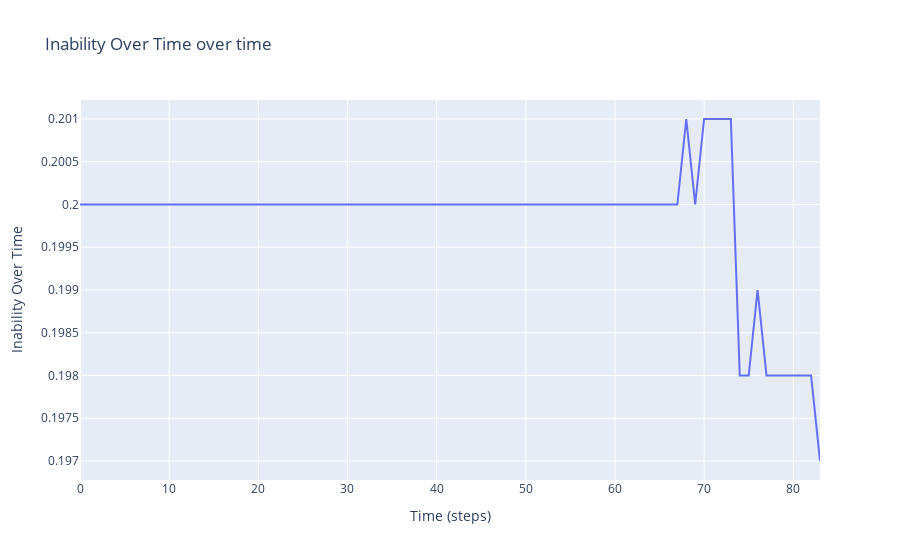
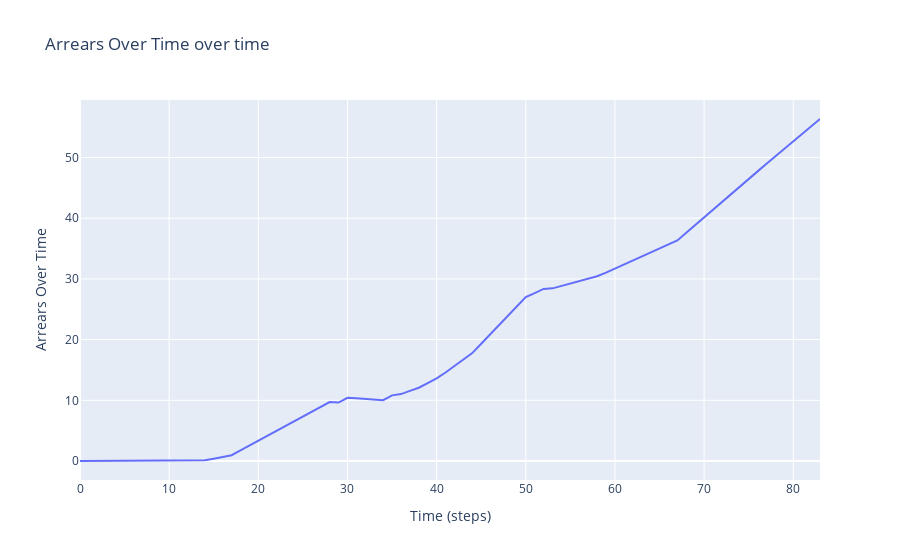
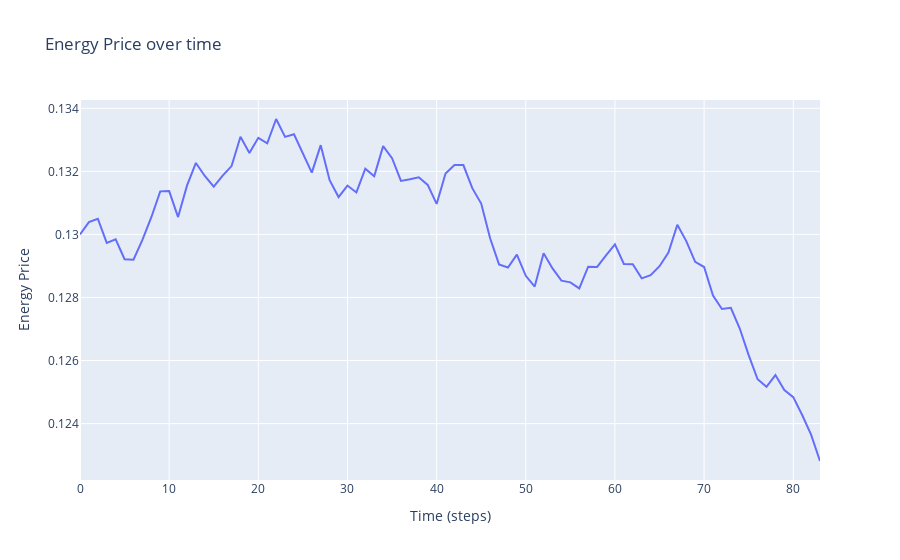
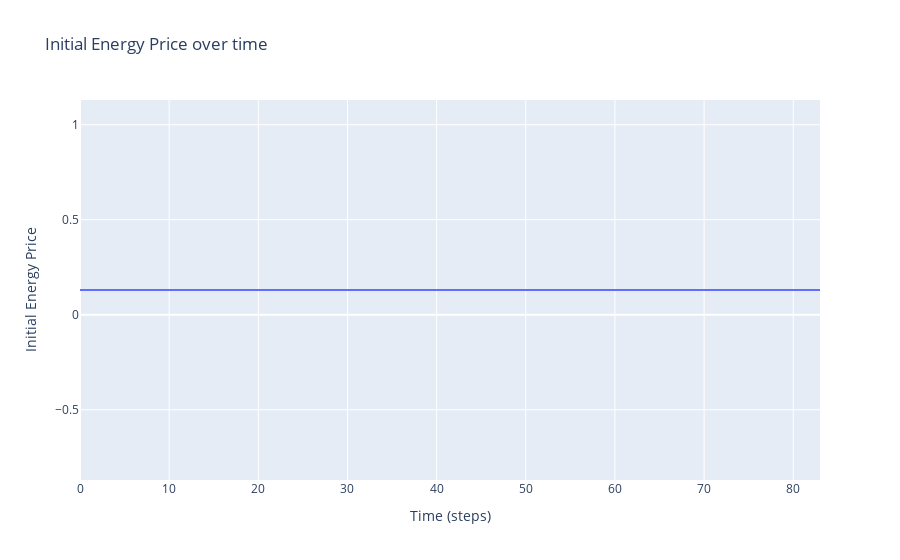

The notebook cell these images were saved under, in order:
### Code cell
import plotly.graph_objects as go

# Assume that `model` is the instance of your model
model_df = model.datacollector.get_model_vars_dataframe()
agent_df = model.datacollector.get_agent_vars_dataframe()

# Model-level data
for col in model_df.columns:
    fig = go.Figure(data=go.Scatter(x=model_df.index, y=model_df[col], mode='lines'))
    fig.update_layout(title=f'{col} over time', xaxis_title='Time (steps)', yaxis_title=col)
    fig.show()

### Figure 1 — Plotly figure (JSON) as saved in the notebook; plotly's stock layout.template omitted (floating-point values rounded to 4 significant figures)
{"data": [{"mode": "lines", "type": "scatter", "x": [0, 1, 2, 3, 4, 5, 6, 7, 8, 9, 10, 11, 12, 13, 14, 15, 16, 17, 18, 19, 20, 21, 22, 23, 24, 25, 26, 27, 28, 29, 30, 31, 32, 33, 34, 35, 36, 37, 38, 39, 40, 41, 42, 43, 44, 45, 46, 47, 48, 49, 50, 51, 52, 53, 54, 55, 56, 57, 58, 59, 60, 61, 62, 63, 64, 65, 66, 67, 68, 69, 70, 71, 72, 73, 74, 75, 76, 77, 78, 79, 80, 81, 82, 83], "y": [0.2, 0.2, 0.2, 0.2, 0.2, 0.2, 0.2, 0.2, 0.2, 0.2, 0.2, 0.2, 0.2, 0.2, 0.2, 0.2, 0.2, 0.2, 0.2, 0.2, 0.2, 0.2, 0.2, 0.2, 0.2, 0.2, 0.2, 0.2, 0.2, 0.2, 0.2, 0.2, 0.2, 0.2, 0.2, 0.2, 0.2, 0.2, 0.2, 0.2, 0.2, 0.2, 0.2, 0.2, 0.2, 0.2, 0.2, 0.2, 0.2, 0.2, 0.2, 0.2, 0.2, 0.2, 0.2, 0.2, 0.2, 0.2, 0.2, 0.2, 0.2, 0.2, 0.2, 0.2, 0.2, 0.2, 0.2, 0.2, 0.201, 0.2, 0.201, 0.201, 0.201, 0.201, 0.198, 0.198, 0.199, 0.198, 0.198, 0.198, 0.198, 0.198, 0.198, 0.197]}], "layout": {"title": {"text": "Inability Over Time over time"}, "xaxis": {"title": {"text": "Time (steps)"}}, "yaxis": {"title": {"text": "Inability Over Time"}}}}

### Figure 2 — Plotly figure (JSON) as saved in the notebook; plotly's stock layout.template omitted (floating-point values rounded to 4 significant figures)
{"data": [{"mode": "lines", "type": "scatter", "x": [0, 1, 2, 3, 4, 5, 6, 7, 8, 9, 10, 11, 12, 13, 14, 15, 16, 17, 18, 19, 20, 21, 22, 23, 24, 25, 26, 27, 28, 29, 30, 31, 32, 33, 34, 35, 36, 37, 38, 39, 40, 41, 42, 43, 44, 45, 46, 47, 48, 49, 50, 51, 52, 53, 54, 55, 56, 57, 58, 59, 60, 61, 62, 63, 64, 65, 66, 67, 68, 69, 70, 71, 72, 73, 74, 75, 76, 77, 78, 79, 80, 81, 82, 83], "y": [0, 0, 0, 0, 0, 0, 0, 0, 0, 0, 0, 0, 0, 0, 0.1233, 0.3863, 0.6501, 0.9573, 1.749, 2.544, 3.342, 4.14, 4.942, 5.74, 6.539, 7.335, 8.126, 8.923, 9.714, 9.622, 10.41, 10.32, 10.22, 10.11, 10.02, 10.81, 11.02, 11.55, 12.07, 12.84, 13.61, 14.58, 15.62, 16.66, 17.78, 19.32, 20.87, 22.4, 23.94, 25.48, 27.01, 27.67, 28.34, 28.44, 28.84, 29.23, 29.62, 30.03, 30.44, 31.03, 31.69, 32.35, 33.01, 33.65, 34.31, 34.96, 35.61, 36.33, 37.61, 38.89, 40.17, 41.44, 42.7, 43.96, 45.22, 46.47, 47.71, 48.95, 50.19, 51.43, 52.67, 53.9, 55.12, 56.34]}], "layout": {"title": {"text": "Arrears Over Time over time"}, "xaxis": {"title": {"text": "Time (steps)"}}, "yaxis": {"title": {"text": "Arrears Over Time"}}}}

### Figure 3 — Plotly figure (JSON) as saved in the notebook; plotly's stock layout.template omitted (floating-point values rounded to 4 significant figures)
{"data": [{"mode": "lines", "type": "scatter", "x": [0, 1, 2, 3, 4, 5, 6, 7, 8, 9, 10, 11, 12, 13, 14, 15, 16, 17, 18, 19, 20, 21, 22, 23, 24, 25, 26, 27, 28, 29, 30, 31, 32, 33, 34, 35, 36, 37, 38, 39, 40, 41, 42, 43, 44, 45, 46, 47, 48, 49, 50, 51, 52, 53, 54, 55, 56, 57, 58, 59, 60, 61, 62, 63, 64, 65, 66, 67, 68, 69, 70, 71, 72, 73, 74, 75, 76, 77, 78, 79, 80, 81, 82, 83], "y": [0.13, 0.1304, 0.1305, 0.1297, 0.1298, 0.1292, 0.1292, 0.1298, 0.1305, 0.1314, 0.1314, 0.1305, 0.1315, 0.1323, 0.1319, 0.1315, 0.1319, 0.1322, 0.1331, 0.1326, 0.1331, 0.1329, 0.1337, 0.1331, 0.1332, 0.1326, 0.132, 0.1328, 0.1317, 0.1312, 0.1316, 0.1313, 0.1321, 0.1318, 0.1328, 0.1324, 0.1317, 0.1318, 0.1318, 0.1316, 0.131, 0.1319, 0.1322, 0.1322, 0.1315, 0.131, 0.1299, 0.129, 0.129, 0.1294, 0.1287, 0.1283, 0.1294, 0.1289, 0.1285, 0.1285, 0.1283, 0.129, 0.129, 0.1293, 0.1297, 0.1291, 0.1291, 0.1286, 0.1287, 0.129, 0.1294, 0.1303, 0.1298, 0.1291, 0.129, 0.1281, 0.1276, 0.1277, 0.127, 0.1262, 0.1254, 0.1252, 0.1255, 0.1251, 0.1248, 0.1243, 0.1236, 0.1228]}], "layout": {"title": {"text": "Energy Price over time"}, "xaxis": {"title": {"text": "Time (steps)"}}, "yaxis": {"title": {"text": "Energy Price"}}}}

### Figure 4 — Plotly figure (JSON) as saved in the notebook; plotly's stock layout.template omitted (floating-point values rounded to 4 significant figures)
{"data": [{"mode": "lines", "type": "scatter", "x": [0, 1, 2, 3, 4, 5, 6, 7, 8, 9, 10, 11, 12, 13, 14, 15, 16, 17, 18, 19, 20, 21, 22, 23, 24, 25, 26, 27, 28, 29, 30, 31, 32, 33, 34, 35, 36, 37, 38, 39, 40, 41, 42, 43, 44, 45, 46, 47, 48, 49, 50, 51, 52, 53, 54, 55, 56, 57, 58, 59, 60, 61, 62, 63, 64, 65, 66, 67, 68, 69, 70, 71, 72, 73, 74, 75, 76, 77, 78, 79, 80, 81, 82, 83], "y": [0.13, 0.13, 0.13, 0.13, 0.13, 0.13, 0.13, 0.13, 0.13, 0.13, 0.13, 0.13, 0.13, 0.13, 0.13, 0.13, 0.13, 0.13, 0.13, 0.13, 0.13, 0.13, 0.13, 0.13, 0.13, 0.13, 0.13, 0.13, 0.13, 0.13, 0.13, 0.13, 0.13, 0.13, 0.13, 0.13, 0.13, 0.13, 0.13, 0.13, 0.13, 0.13, 0.13, 0.13, 0.13, 0.13, 0.13, 0.13, 0.13, 0.13, 0.13, 0.13, 0.13, 0.13, 0.13, 0.13, 0.13, 0.13, 0.13, 0.13, 0.13, 0.13, 0.13, 0.13, 0.13, 0.13, 0.13, 0.13, 0.13, 0.13, 0.13, 0.13, 0.13, 0.13, 0.13, 0.13, 0.13, 0.13, 0.13, 0.13, 0.13, 0.13, 0.13, 0.13]}], "layout": {"title": {"text": "Initial Energy Price over time"}, "xaxis": {"title": {"text": "Time (steps)"}}, "yaxis": {"title": {"text": "Initial Energy Price"}}}}
